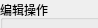
     <widget class="QWidget" name="page_7">
      <property name="geometry">
       <rect>
        <x>0</x>
        <y>0</y>
        <width>98</width>
        <height>28</height>
       </rect>
      </property>
      <attribute name="label">
       <string>MTF检测</string>
      </attribute>
      <widget class="QGroupBox" name="groupBox_10">
       <property name="geometry">
        <rect>
         <x>0</x>
         <y>0</y>
         <width>421</width>
         <height>611</height>
        </rect>
       </property>
       <property name="title">
        <string>编辑操作</string>
       </property>
       <widget class="QPushButton" name="pushButton_editMTFLoc1">
        <property name="geometry">
         <rect>
          <x>130</x>
          <y>20</y>
          <width>150</width>
          <height>34</height>
         </rect>
        </property>
        <property name="text">
         <string>编辑大定位框</string>
        </property>
       </widget>
       <widget class="QPushButton" name="pushButton_editMTFDetect1">
        <property name="geometry">
         <rect>
          <x>130</x>
          <y>310</y>
          <width>120</width>
          <height>34</height>
         </rect>
        </property>
        <property name="text">
         <string>选择检测框1</string>
        </property>
       </widget>
       <widget class="QLabel" name="label_41">
        <property name="geometry">
         <rect>
          <x>10</x>
          <y>27</y>
          <width>161</width>
          <height>18</height>
         </rect>
        </property>
        <property name="text">
         <string>Step1:设置定位框</string>
        </property>
       </widget>
       <widget class="QLabel" name="label_43">
        <property name="geometry">
         <rect>
          <x>10</x>
          <y>180</y>
          <width>151</width>
          <height>18</height>
         </rect>
        </property>
        <property name="text">
         <string>Step3:设置检测框</string>
        </property>
       </widget>
       <widget class="QLabel" name="label_46">
        <property name="geometry">
         <rect>
          <x>10</x>
          <y>104</y>
          <width>161</width>
          <height>18</height>
         </rect>
        </property>
        <property name="text">
         <string>Step2:设置定位框</string>
        </property>
       </widget>
       <widget class="Line" name="line">
        <property name="geometry">
         <rect>
          <x>20</x>
          <y>540</y>
          <width>371</width>
          <height>16</height>
         </rect>
        </property>
        <property name="orientation">
         <enum>Qt::Horizontal</enum>
        </property>
       </widget>
       <widget class="QPushButton" name="pushButton_loadMTFFile">
        <property name="geometry">
         <rect>
          <x>60</x>
          <y>560</y>
          <width>120</width>
          <height>34</height>
         </rect>
        </property>
        <property name="text">
         <string>导入定位资料</string>
        </property>
       </widget>
       <widget class="QPushButton" name="pushButton_saveMTFFile">
        <property name="geometry">
         <rect>
          <x>240</x>
          <y>560</y>
          <width>120</width>
          <height>34</height>
         </rect>
        </property>
        <property name="text">
         <string>保存定位资料</string>
        </property>
       </widget>
       <widget class="QPushButton" name="pushButton_editMTFLocLearn1">
        <property name="geometry">
         <rect>
          <x>290</x>
          <y>20</y>
          <width>100</width>
          <height>34</height>
         </rect>
        </property>
        <property name="text">
         <string>训练模版</string>
        </property>
       </widget>
       <widget class="QPushButton" name="pushButton_editMTFLoc2">
        <property name="geometry">
         <rect>
          <x>130</x>
          <y>100</y>
          <width>150</width>
          <height>34</height>
         </rect>
        </property>
        <property name="text">
         <string>编辑小定位框</string>
        </property>
       </widget>
       <widget class="QPushButton" name="pushButton_editMTFDetect2">
        <property name="geometry">
         <rect>
          <x>270</x>
          <y>310</y>
          <width>120</width>
          <height>34</height>
         </rect>
        </property>
        <property name="text">
         <string>选择检测框2</string>
        </property>
       </widget>
       <widget class="QPushButton" name="pushButton_editMTFLocLearn2">
        <property name="geometry">
         <rect>
          <x>290</x>
          <y>100</y>
          <width>100</width>
          <height>34</height>
         </rect>
        </property>
        <property name="text">
         <string>训练模版</string>
        </property>
       </widget>
       <widget class="QPushButton" name="pushButton_calcMTF">
        <property name="geometry">
         <rect>
          <x>20</x>
          <y>370</y>
          <width>381</width>
          <height>40</height>
         </rect>
        </property>
        <property name="text">
         <string>计算MTF值</string>
        </property>
       </widget>
       <widget class="Line" name="line_2">
        <property name="geometry">
         <rect>
          <x>20</x>
          <y>353</y>
          <width>371</width>
          <height>16</height>
         </rect>
        </property>
        <property name="orientation">
         <enum>Qt::Horizontal</enum>
        </property>
       </widget>
       <widget class="QPushButton" name="pushButton_searchMTFLoc1">
        <property name="geometry">
         <rect>
          <x>130</x>
          <y>60</y>
          <width>261</width>
          <height>34</height>
         </rect>
        </property>
        <property name="text">
         <string>Search 定位框</string>
        </property>
       </widget>
       <widget class="QPushButton" name="pushButton_searchMTFLoc2">
        <property name="geometry">
         <rect>
          <x>130</x>
          <y>140</y>
          <width>261</width>
          <height>34</height>
         </rect>
        </property>
        <property name="text">
         <string>Search 定位框</string>
        </property>
       </widget>
       <widget class="QGraphicsView" name="graphicsView_TmpMatchImg_MTF1">
        <property name="geometry">
         <rect>
          <x>130</x>
          <y>180</y>
          <width>120</width>
          <height>120</height>
         </rect>
        </property>
       </widget>
       <widget class="QGraphicsView" name="graphicsView_TmpMatchImg_MTF2">
        <property name="geometry">
         <rect>
          <x>270</x>
          <y>180</y>
          <width>120</width>
          <height>120</height>
         </rect>
        </property>
       </widget>
       <widget class="QLineEdit" name="lineEdit_BigPatAbsMtfV">
        <property name="enabled">
         <bool>false</bool>
        </property>
        <property name="geometry">
         <rect>
          <x>70</x>
          <y>460</y>
          <width>70</width>
          <height>25</height>
         </rect>
        </property>
       </widget>
       <widget class="QLabel" name="label_73">
        <property name="geometry">
         <rect>
          <x>20</x>
          <y>460</y>
          <width>41</width>
          <height>18</height>
         </rect>
        </property>
        <property name="text">
         <string>AbsMtfV:</string>
        </property>
       </widget>
       <widget class="QLabel" name="label_74">
        <property name="geometry">
         <rect>
          <x>150</x>
          <y>460</y>
          <width>41</width>
          <height>18</height>
         </rect>
        </property>
        <property name="text">
         <string>AbsMtfV:</string>
        </property>
       </widget>
       <widget class="QLineEdit" name="lineEdit_SmallPatAbsMtfV">
        <property name="enabled">
         <bool>false</bool>
        </property>
        <property name="geometry">
         <rect>
          <x>200</x>
          <y>460</y>
          <width>70</width>
          <height>25</height>
         </rect>
        </property>
       </widget>
       <widget class="QLabel" name="label_75">
        <property name="geometry">
         <rect>
          <x>280</x>
          <y>460</y>
          <width>41</width>
          <height>18</height>
         </rect>
        </property>
        <property name="text">
         <string>RelMtfV:</string>
        </property>
       </widget>
       <widget class="QLineEdit" name="lineEdit_SmallPatRelMtfV">
        <property name="enabled">
         <bool>false</bool>
        </property>
        <property name="geometry">
         <rect>
          <x>330</x>
          <y>460</y>
          <width>70</width>
          <height>25</height>
         </rect>
        </property>
       </widget>
       <widget class="QLineEdit" name="lineEdit_SmallPatRelMtfH">
        <property name="enabled">
         <bool>false</bool>
        </property>
        <property name="geometry">
         <rect>
          <x>330</x>
          <y>500</y>
          <width>70</width>
          <height>25</height>
         </rect>
        </property>
       </widget>
       <widget class="QLineEdit" name="lineEdit_BigPatAbsMtfH">
        <property name="enabled">
         <bool>false</bool>
        </property>
        <property name="geometry">
         <rect>
          <x>70</x>
          <y>500</y>
          <width>70</width>
          <height>25</height>
         </rect>
        </property>
       </widget>
       <widget class="QLabel" name="label_76">
        <property name="geometry">
         <rect>
          <x>150</x>
          <y>500</y>
          <width>41</width>
          <height>18</height>
         </rect>
        </property>
        <property name="text">
         <string>AbsMtfH:</string>
        </property>
       </widget>
       <widget class="QLabel" name="label_77">
        <property name="geometry">
         <rect>
          <x>280</x>
          <y>500</y>
          <width>41</width>
          <height>18</height>
         </rect>
        </property>
        <property name="text">
         <string>RelMtfH:</string>
        </property>
       </widget>
       <widget class="QLabel" name="label_78">
        <property name="geometry">
         <rect>
          <x>20</x>
          <y>500</y>
          <width>41</width>
          <height>18</height>
         </rect>
        </property>
        <property name="text">
         <string>AbsMtfH:</string>
        </property>
       </widget>
       <widget class="QLineEdit" name="lineEdit_SmallPatAbsMtfH">
        <property name="enabled">
         <bool>false</bool>
        </property>
        <property name="geometry">
         <rect>
          <x>200</x>
          <y>500</y>
          <width>70</width>
          <height>25</height>
         </rect>
        </property>
       </widget>
       <widget class="QLabel" name="label_79">
        <property name="geometry">
         <rect>
          <x>40</x>
          <y>420</y>
          <width>101</width>
          <height>18</height>
         </rect>
        </property>
        <property name="text">
         <string>Big Pattern</string>
        </property>
       </widget>
       <widget class="QLabel" name="label_80">
        <property name="geometry">
         <rect>
          <x>240</x>
          <y>420</y>
          <width>111</width>
          <height>18</height>
         </rect>
        </property>
        <property name="text">
         <string>Small Pattern</string>
        </property>
       </widget>
       <widget class="Line" name="line_3">
        <property name="geometry">
         <rect>
          <x>30</x>
          <y>440</y>
          <width>111</width>
          <height>20</height>
         </rect>
        </property>
        <property name="orientation">
         <enum>Qt::Horizontal</enum>
        </property>
       </widget>
       <widget class="Line" name="line_5">
        <property name="geometry">
         <rect>
          <x>190</x>
          <y>440</y>
          <width>201</width>
          <height>20</height>
         </rect>
        </property>
        <property name="orientation">
         <enum>Qt::Horizontal</enum>
        </property>
       </widget>
      </widget>
     </widget>
